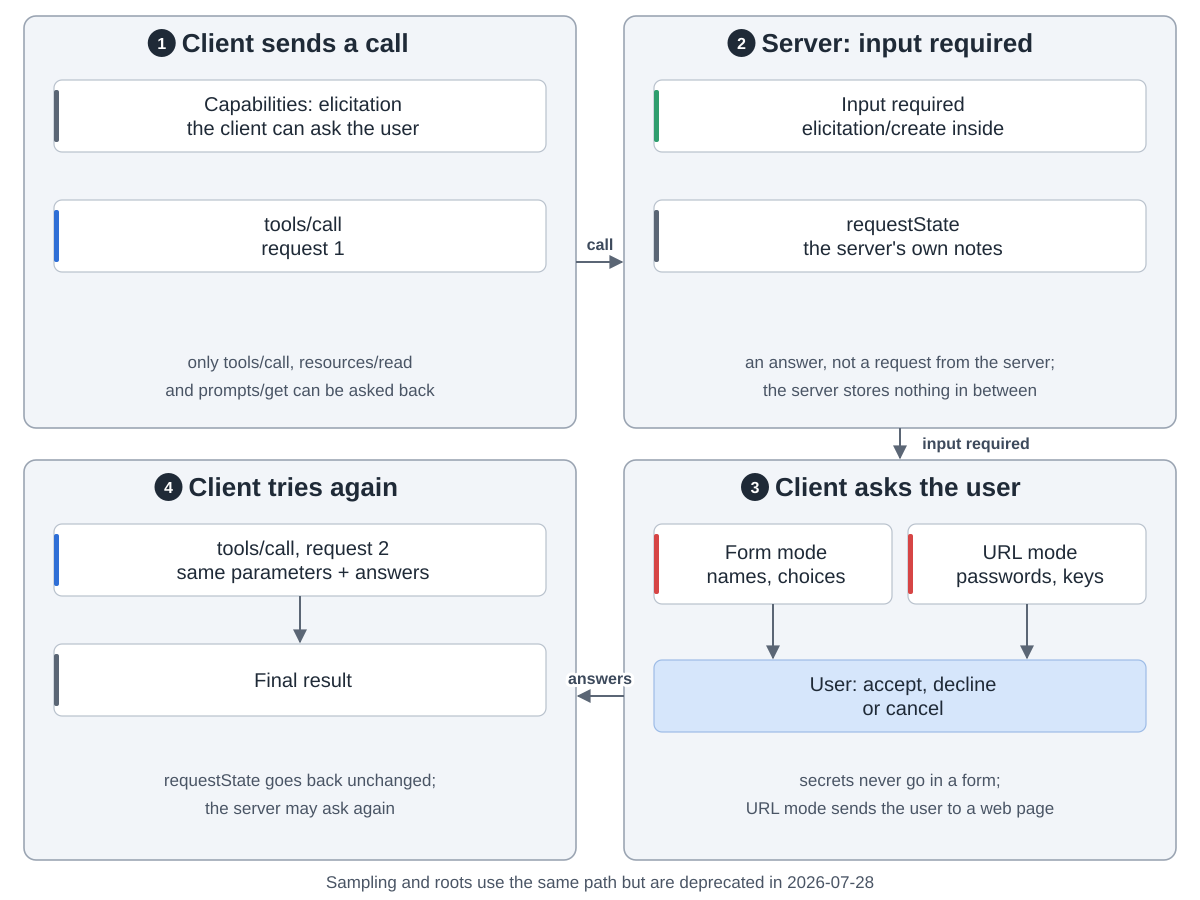

Write the Python code that produced this figure.
"""When an MCP server needs the user: elicitation over Multi Round-Trip Requests.  Drawn from
https://modelcontextprotocol.io/docs/learn/architecture (Primitives: Elicitation, deprecated client
primitives) and https://modelcontextprotocol.io/specification/2026-07-28/basic/patterns/mrtr
(InputRequiredResult, requestState, Supported Requests, Basic Workflow),
.../client/elicitation (form and URL modes, accept / decline / cancel, capability) and .../deprecated.
Protocol version 2026-07-28, read 2026-10-05.  Run: python3 ask.py

Snake order: 1 the client sends a call (top left) -> 2 the server answers "input required"
(top right) -> 3 the client asks the user (bottom right) -> 4 the client tries again (bottom left)."""
import sys
from pathlib import Path

sys.path.insert(0, str(Path(__file__).resolve().parents[2] / "tools"))
from archdiagram import Diagram  # noqa: E402

L, R, W = 24, 624, 552
T1, H1 = 16, 412
T2, H2 = 460, 400


def col(x, top, cards, h=72, gap=48, y0=64, arrows=True):
    """One column of wide cards, top to bottom, optionally joined by arrows."""
    for i, (lbl, kind) in enumerate(cards):
        y = top + y0 + i * (h + gap)
        d.card(x + 30, y, lbl, kind, w=492, h=h)
        if arrows and i:
            d.arrow(f"M{x + W / 2} {y - gap}V{y - 2}")


d = Diagram("When the server needs the user",
            "1 The client sends a call, for example tools/call as request 1. Its capabilities say it can ask the "
            "user (elicitation). Only tools/call, resources/read and prompts/get can get this answer. "
            "2 The server replies 'input required' with an elicitation/create request inside, plus optional "
            "requestState, its own notes that the client sends back unchanged. The server sends no request of its "
            "own and stores nothing in between. "
            "3 The client asks the user. Form mode collects things like names and choices; URL mode sends the user "
            "to a web page, and must be used for passwords, keys and payment details. The user accepts, declines "
            "or cancels. "
            "4 The client tries again as request 2 with the same parameters plus the answers, and gets the final "
            "result. Sampling and roots use the same path but are deprecated in 2026-07-28.")

d.group(L, T1, W, H1, "Client sends a call", 1)
col(L, T1, [("Capabilities: elicitation|the client can ask the user", "data"),
            ("tools/call|request 1", "coding")], arrows=False)
d.note(L + W / 2, T1 + 352, "only tools/call, resources/read")
d.note(L + W / 2, T1 + 380, "and prompts/get can be asked back")

d.group(R, T1, W, H1, "Server: input required", 2)
col(R, T1, [("Input required|elicitation/create inside", "plan"),
            ("requestState|the server's own notes", "data")], arrows=False)
d.note(R + W / 2, T1 + 352, "an answer, not a request from the server;")
d.note(R + W / 2, T1 + 380, "the server stores nothing in between")

d.group(R, T2, W, H2, "Client asks the user", 3)
d.card(R + 30, T2 + 64, "Form mode|names, choices", "review", w=238, h=80)
d.card(R + 284, T2 + 64, "URL mode|passwords, keys", "review", w=238, h=80)
d.card(R + 30, T2 + 200, "User: accept, decline|or cancel", None, w=492, h=72, cls="human")
d.arrow(f"M{R + 149} {T2 + 144}V{T2 + 198}")
d.arrow(f"M{R + 403} {T2 + 144}V{T2 + 198}")
d.note(R + W / 2, T2 + 326, "secrets never go in a form;")
d.note(R + W / 2, T2 + 354, "URL mode sends the user to a web page")

d.group(L, T2, W, H2, "Client tries again", 4)
col(L, T2, [("tools/call, request 2|same parameters + answers", "coding"), ("Final result", "data")])
d.note(L + W / 2, T2 + 326, "requestState goes back unchanged;")
d.note(L + W / 2, T2 + 354, "the server may ask again")

d.arrow(f"M{L + W} {T1 + 246}H{R - 2}", label="call", at=(600, T1 + 234))
d.arrow(f"M{R + W / 2} {T1 + H1}V{T2 - 2}", label="input required", at=(R + W / 2 + 76, T1 + H1 + 21))
d.arrow(f"M{R} {T2 + 236}H{L + W + 2}", label="answers", at=(600, T2 + 224))

d.note(600, 888, "Sampling and roots use the same path but are deprecated in 2026-07-28")

d.save(Path(__file__).with_name("ask.svg"))
